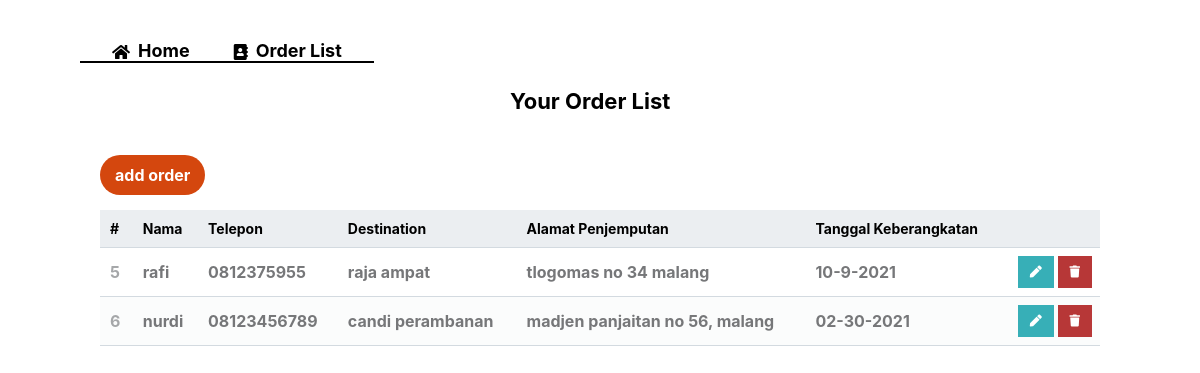
The app's page /read.php with its own data.
### tables this page shows
CREATE TABLE `crudpage` (
  `id` int(225) NOT NULL,
  `nama` varchar(225) NOT NULL,
  `telepon` varchar(225) NOT NULL,
  `confirm_destination` varchar(225) NOT NULL,
  `alamat_penjemputan` varchar(255) NOT NULL,
  `tanggal_keberangkatan` varchar(255) NOT NULL
);

### read.php (the view, shortened to what this page needs)
<?php
include 'config2.php';
$pdo = pdo_connect_mysql();
$page = isset($_GET['page']) && is_numeric($_GET['page']) ? (int)$_GET['page'] : 1;
$records_per_page = 5;
$stmt = $pdo->prepare('SELECT * FROM crudpage ORDER BY id LIMIT :current_page, :record_per_page');
$stmt->bindValue(':current_page', ($page-1)*$records_per_page, PDO::PARAM_INT);
$stmt->bindValue(':record_per_page', $records_per_page, PDO::PARAM_INT);
$stmt->execute();
$contacts = $stmt->fetchAll(PDO::FETCH_ASSOC);
?>
<?=template_header('Read')?>
<div class="content read">
	<h2>Your Order List</h2>
	<a href="create.php" class="create-contact">add order</a>
	<table>
        <thead>
            <tr>
                <td>#</td>
                <td>Nama</td>
                <td>Telepon</td>
                <td>Destination</td>
                <td>Alamat Penjemputan</td>
                <td>Tanggal Keberangkatan</td>
                <td></td>
            </tr>
        </thead>
        <tbody>
            <?php foreach ($contacts as $contact): ?>
            <tr>
                <td><?=$contact['id']?></td>
                <td><?=$contact['nama']?></td>
                <td><?=$contact['telepon']?></td>
                <td><?=$contact['confirm_destination']?></td>
                <td><?=$contact['alamat_penjemputan']?></td>
                <td><?=$contact['tanggal_keberangkatan']?></td>
                <td class="actions">
                    <a href="update.php?id=<?=$contact['id']?>" class="edit"><i class="fas fa-pen fa-xs"></i></a>
                    <a href="delete.php?id=<?=$contact['id']?>" class="trash"><i class="fas fa-trash fa-xs"></i></a>
                </td>
            </tr>
            <?php endforeach; ?>
        </tbody>
    </table>
</div>
<?=template_footer()?>

### config2.php (shortened to what this page needs)
<?php
function template_header($title) {
echo <<<EOT
<!DOCTYPE html>
<html>
	<head>
		<meta charset="utf-8">
		<title>$title</title>
		<link href="style33.css" rel="stylesheet" type="text/css">
		<link rel="stylesheet" href="https://use.fontawesome.com/releases/v5.7.1/css/all.css">
	</head>
	<body>
    <nav class="navtop">
    	<div>
            <a href="index.php"><i class="fas fa-home"></i>Home</a>
    		<a href="read.php"><i class="fas fa-address-book"></i>Order List</a>
    	</div>
    </nav>
EOT;
}
function template_footer() {
echo <<<EOT
    </body>
</html>
EOT;
}
?>

### style33.css (style rules this page uses)
* { box-sizing: border-box; font-family: BlinkMacSystemFont, "segoe ui", roboto, oxygen, ubuntu, cantarell, "fira sans", "droid sans", "helvetica neue", Arial, sans-serif; font-size: 16px; -webkit-font-smoothing: antialiased; -moz-osx-font-smoothing: grayscale; }
body { margin: 0; }
.navtop div { display: flex; margin: 0 auto; width: 1000px; height: 95%; }
.navtop div h1, .navtop div a { display: inline-flex; align-items: center; }
.navtop div a { text-decoration: none; color: #000000; font-size:18px; font-weight: bold; margin-top:4%; margin-left:-2%; padding:0 32px; border-bottom: 2px solid #000000; }
.navtop div a i { padding: 2px 8px 0 0; }
.content { width: 1000px; margin: 0 auto; }
.content h2 { margin: 0; margin-left:41%; padding: 25px 0; font-size: 22px; border-bottom: 1px solid #ffffff; color: #000000; }
.read .create-contact { display: inline-block; text-decoration: none; background-color: #d4470e; font-weight: bold; font-size: 16px; color: #ffffff; padding: 10px 15px; margin: 15px 0; border-radius: 30px; }
.read table { width: 100%; padding-top: 30px; border-collapse: collapse; }
.read table thead { background-color: #ebeef1; border-bottom: 1px solid #d3dae0; }
.read table thead td { padding: 10px; font-weight: bold; color: #000000; font-size: 14px; }
.read table tbody tr { border-bottom: 1px solid #d3dae0; }
.read table tbody tr:nth-child(even) { background-color: #fbfcfc; }
.read table tbody tr td { padding: 10px; }
.read table tbody tr td:nth-child(1) { color: #a5a7a9; }
.read table tbody tr td.actions { padding: 8px; text-align: right; }
.read table tbody tr td.actions .edit, .read table tbody tr td.actions .trash { display: inline-flex; text-align: right; text-decoration: none; color: #FFFFFF; padding: 10px 12px; }
.read table tbody tr td.actions .trash { background-color: #b73737; }
.read table tbody tr td.actions .edit { background-color: #37afb7; }

### read.php (style rules this page uses)
body { color: #767779; font-weight:bold; }

### records on screen
crudpage: id "5", nama "rafi", telepon "0812375955", confirm_destination "raja ampat", alamat_penjemputan "tlogomas no 34 malang", tanggal_keberangkatan "10-9-2021"
crudpage: id "6", nama "nurdi", telepon "08123456789", confirm_destination "candi perambanan", alamat_penjemputan "madjen panjaitan no 56, malang", tanggal_keberangkatan "02-30-2021"
